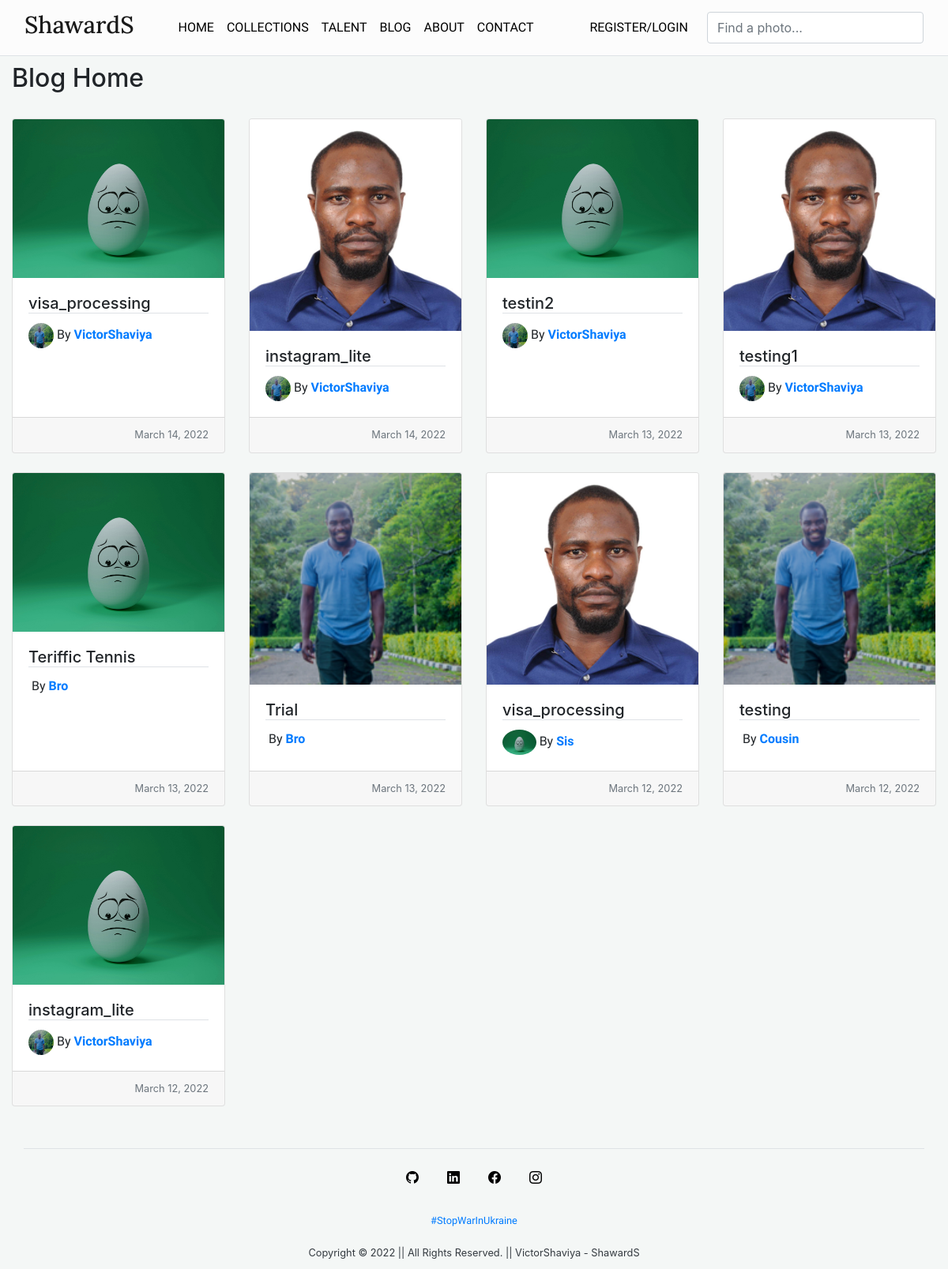
The app's page /, older data.
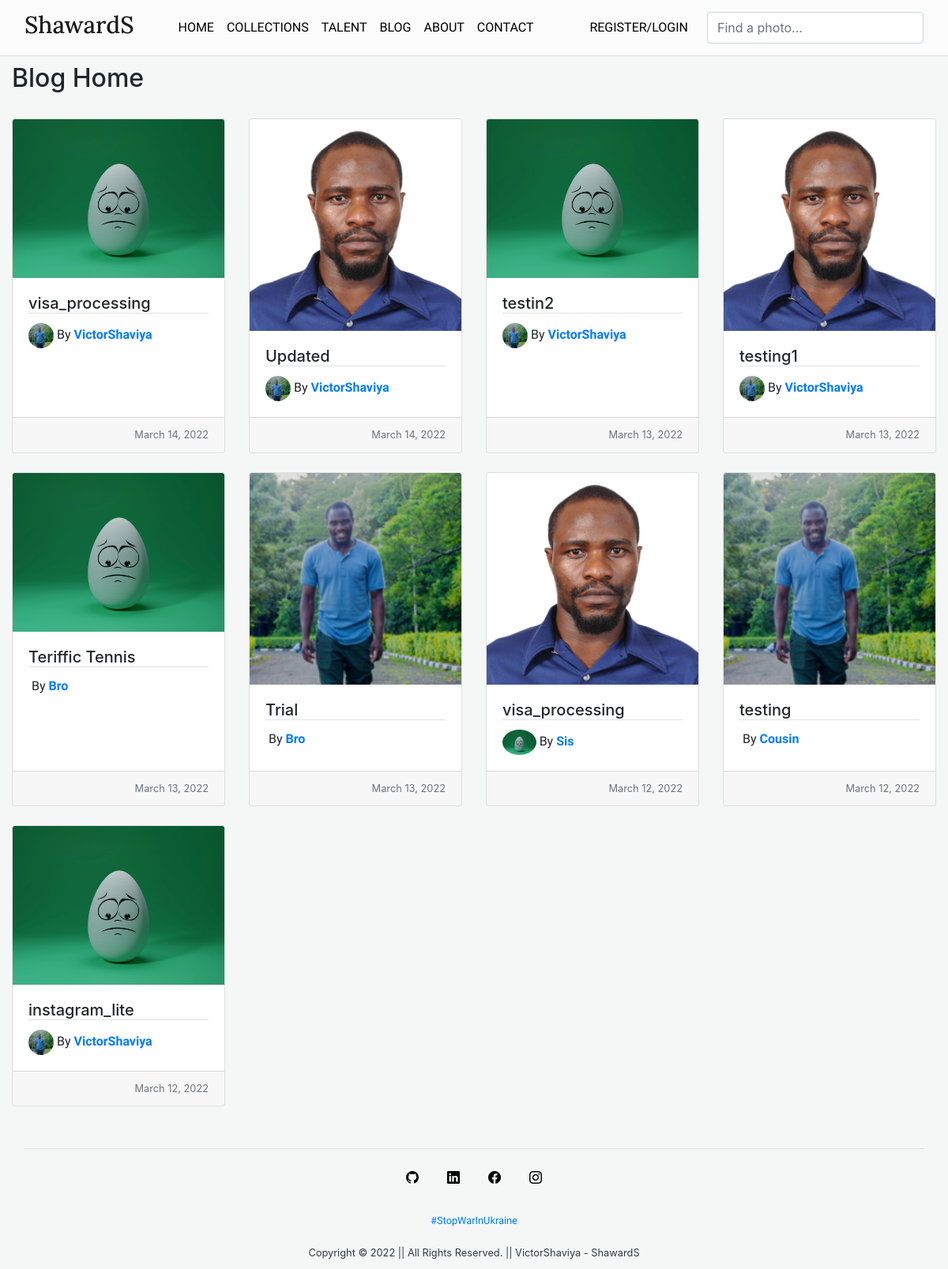
The same page, newer data.
### blog/models.py (models this page shows, shortened)
class Post(models.Model) :
  project_name = models.CharField(max_length=50)
  date_posted = models.DateTimeField(default=timezone.now)
  author = models.ForeignKey(User, on_delete=models.CASCADE)
  image = models.ImageField(upload_to='posts/')

### users/models.py (models this page shows, shortened)
class Profile(models.Model) :
  user = models.OneToOneField(User, on_delete=models.CASCADE)
  location = models.CharField(max_length=35)
  bio = models.CharField(max_length=150)
  profile_img = models.ImageField(default='default.jpg', upload_to='profile_images/')

### blog/views.py (the view)
# urls.py: path('', PostListView.as_view(), name='blog-home'),
class PostListView(ListView) :
  model = Post
  template_name = 'blog/home.html'
  context_object_name = 'posts'
  ordering = ['-date_posted']

### blog/templates/blog/home.html
{% extends 'blog/base.html' %}
{% block content %}
<h2 class="kala">Blog Home</h2>
<div class="row row-cols-1 row-cols-md-3 g-4">
  {% for post in posts %}
    <div class="col-md-3 mt-4">
      <div class="card h-100">
        <a href="{% url 'post-detail' post.id %}">
          <img src="{{ post.image.url }}" class="card-img-top" alt="{{ post.project_name }}">
        </a>
        <div class="card-body">
          <h5 class="card-title border-bottom">{{ post.project_name }}</h5>
          <p class="card-text"><img class="rounded-circle" style="height: 2em; height: 2em;" src="{{ post.author.profile.profile_img.url }}" alt="">
            By <a href="{% url 'profile' %}"><strong>{{ post.author }}</strong></a>
          </p>
        </div>
        <div class="card-footer">
          <small class="text-muted" style="float: right;">{{ post.date_posted|date:'F d, Y' }}</small>
        </div>
      </div>
    </div>
  {% endfor %}
</div>
{% endblock content %}

Row changes from the older to the newer data that the page shows:
changed Post: project_name "instagram_lite" → "Updated"
